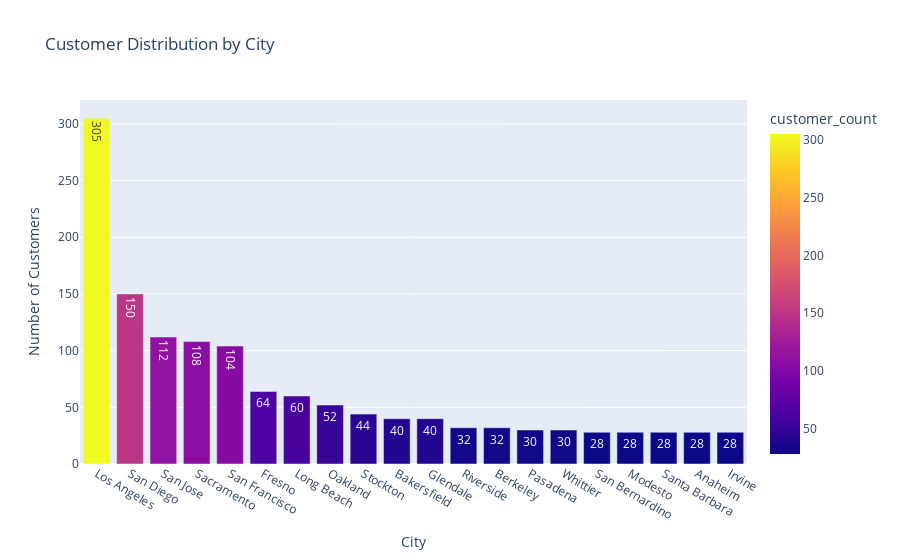

The notebook cell saved with this chart:
### Code cell
# City counts
fig = px.bar(
    city_churn.sort_values("customer_count", ascending=False).head(20),
    x="city",
    y="customer_count",
    color="customer_count",
    text="customer_count",
    title="Customer Distribution by City",
)
fig.update_layout(yaxis_title="Number of Customers", xaxis_title="City")
fig.show()

### Figure 1 — Plotly figure (JSON) as saved in the notebook; plotly's stock layout.template omitted (floating-point values rounded to 4 significant figures)
{"data": [{"hovertemplate": "city=%{x}<br>customer_count=%{marker.color}<extra></extra>", "legendgroup": "", "marker": {"color": [305, 150, 112, 108, 104, 64, 60, 52, 44, 40, 40, 32, 32, 30, 30, 28, 28, 28, 28, 28], "coloraxis": "coloraxis", "pattern": {"shape": ""}}, "name": "", "orientation": "v", "showlegend": false, "text": [305.0, 150.0, 112.0, 108.0, 104.0, 64.0, 60.0, 52.0, 44.0, 40.0, 40.0, 32.0, 32.0, 30.0, 30.0, 28.0, 28.0, 28.0, 28.0, 28.0], "textposition": "auto", "type": "bar", "x": ["Los Angeles", "San Diego", "San Jose", "Sacramento", "San Francisco", "Fresno", "Long Beach", "Oakland", "Stockton", "Bakersfield", "Glendale", "Riverside", "Berkeley", "Pasadena", "Whittier", "San Bernardino", "Modesto", "Santa Barbara", "Anaheim", "Irvine"], "xaxis": "x", "y": [305, 150, 112, 108, 104, 64, 60, 52, 44, 40, 40, 32, 32, 30, 30, 28, 28, 28, 28, 28], "yaxis": "y"}], "layout": {"barmode": "relative", "coloraxis": {"colorbar": {"title": {"text": "customer_count"}}, "colorscale": [[0, "#0d0887"], [0.1111, "#46039f"], [0.2222, "#7201a8"], [0.3333, "#9c179e"], [0.4444, "#bd3786"], [0.5556, "#d8576b"], [0.6667, "#ed7953"], [0.7778, "#fb9f3a"], [0.8889, "#fdca26"], [1, "#f0f921"]]}, "legend": {"tracegroupgap": 0}, "title": {"text": "Customer Distribution by City"}, "xaxis": {"anchor": "y", "domain": [0, 1], "title": {"text": "City"}}, "yaxis": {"anchor": "x", "domain": [0, 1], "title": {"text": "Number of Customers"}}}}
